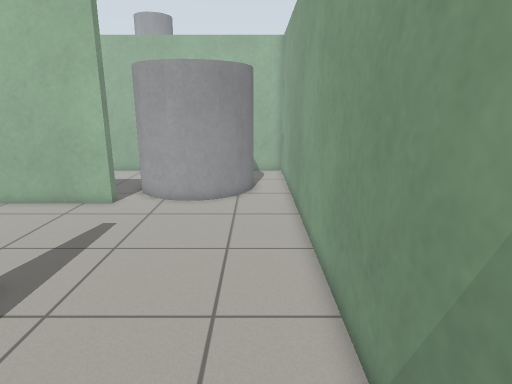
view 1 (above)

17 first-person views from a walk through a world built for the Gazebo simulator. The camera is 1.2 m above the floor, tilts 14° down and sees 75° across. The floor is counted in squares, 0.25 m on a side. Each view is taken from the middle of a square. On the plan, view 1 faces up. The plan holds only what a view shows up to about 20 squares ahead; the rest is blank. The place goes on beyond the plan.

view 2
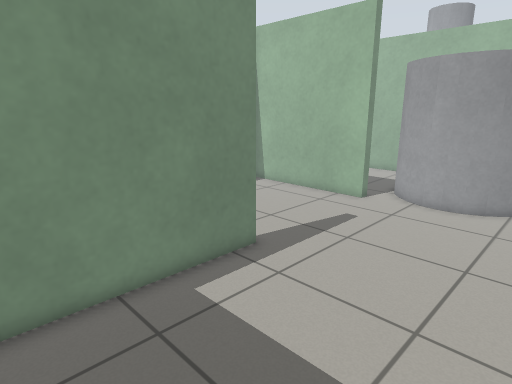

view 3
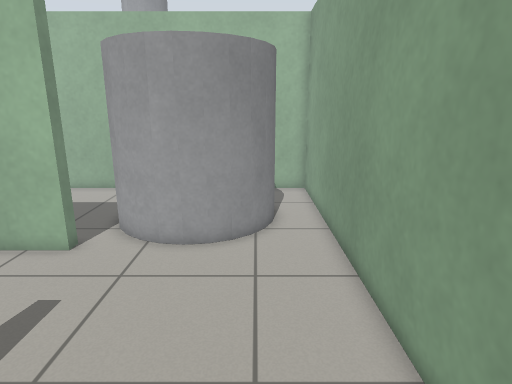

view 4
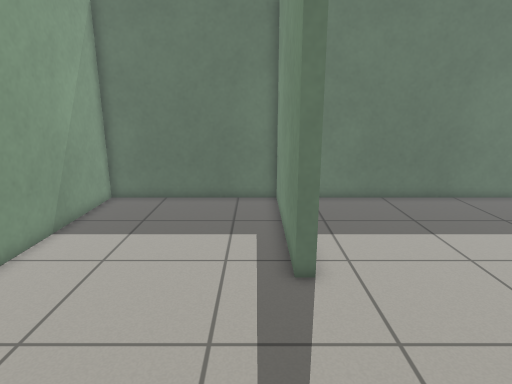

view 5
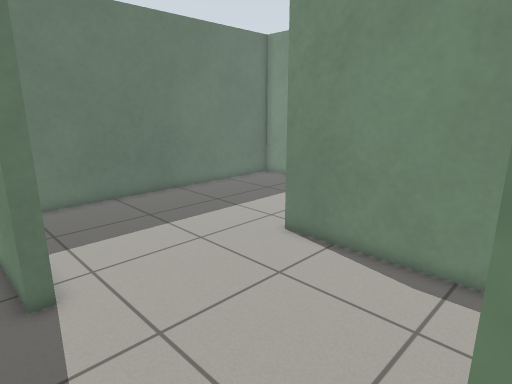

view 6
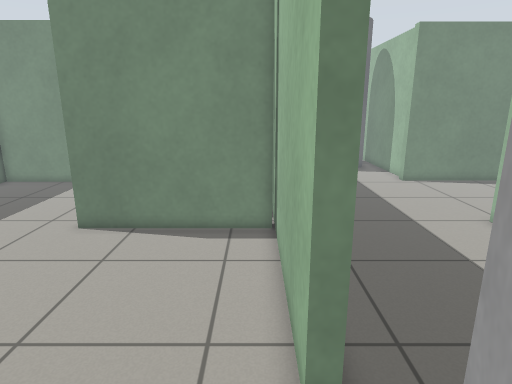

view 7
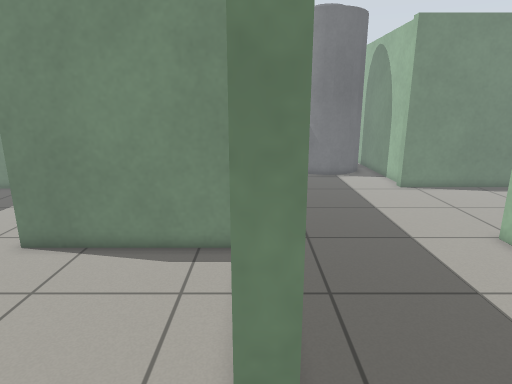

view 8
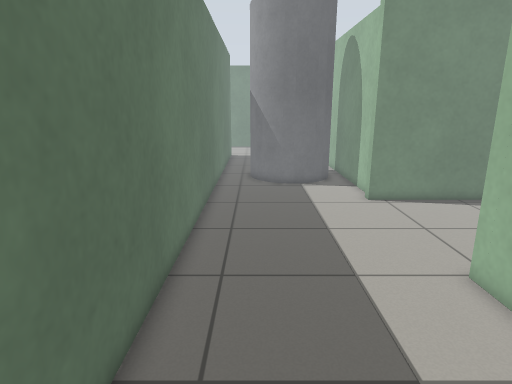

view 9
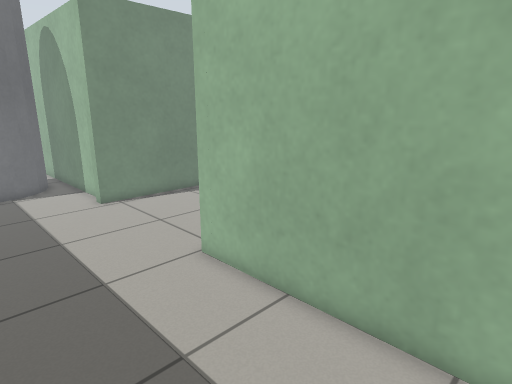

view 10
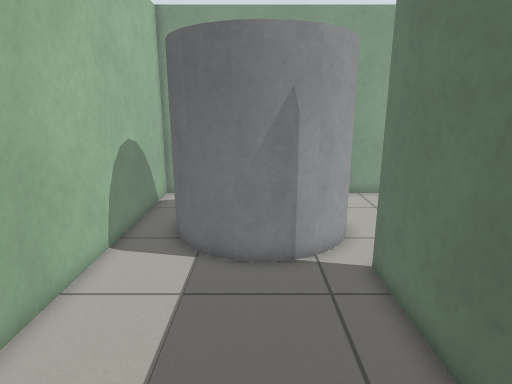

view 11
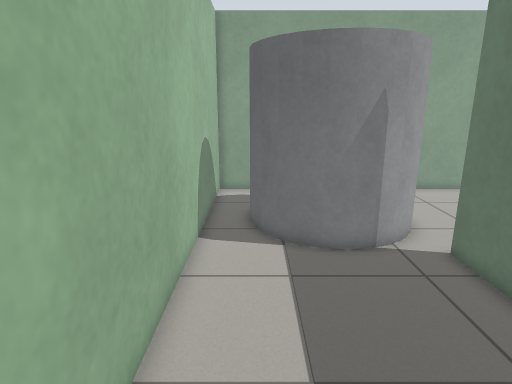

view 12
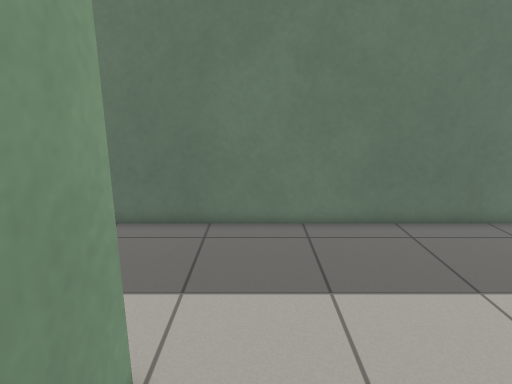

view 13
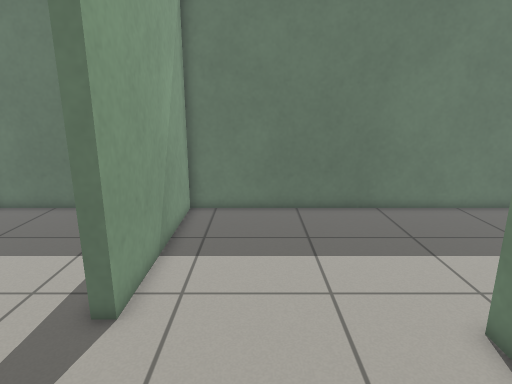

view 14
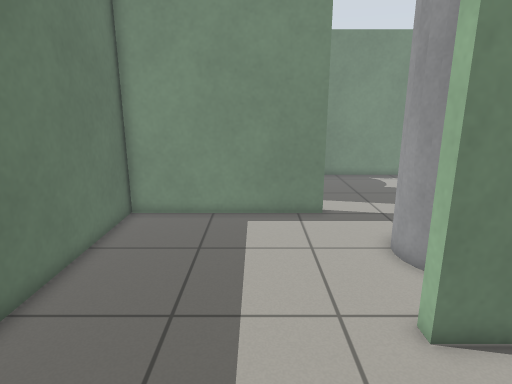

view 15
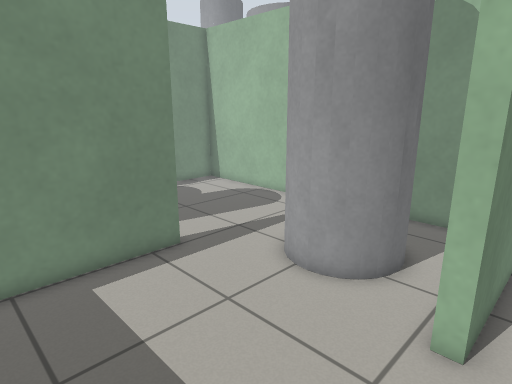

view 16
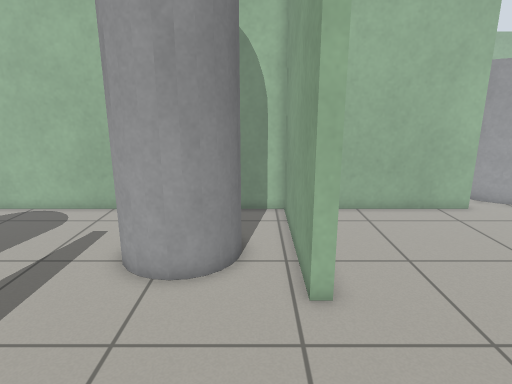

view 17
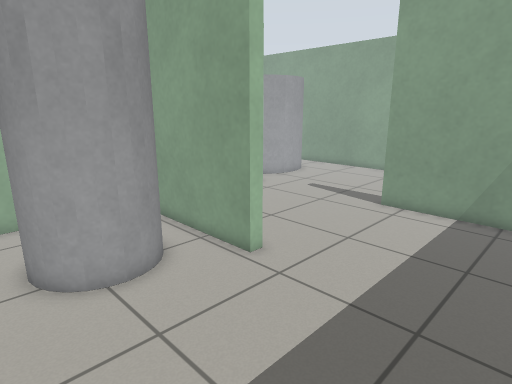

### Floor plan
Key: @ floor where view 1 was taken; # wall or solid block; . floor; C grey cylinder.
Columns run from 28 left of view 1 to 2 right of it. Each row starts with its distance up from view 1.
 32   #
 31   # ..   .
 30   # ...
 29   # .....  #
 28   # ...... #
 27   # .......#
 26 ### .......####################
 25 ..............................#
 24 .......................CC  ...#
 23 ......................C     ..#
 22 .....................C       .#
 21 .....................C      C.#
 20 .....................C      C.#
 19 .....................CC    C..#
 18 ......................CC CCC..#
 17 #####################...CC....#
 16 ....  . ...##.................#
 15 .......  ..##.................#
 14 .......  ..##.................#
 13 ......    .##.................#
 12 ......C  C.##.................#
 11 ......C  C.##.................#
 10 ......CCCC.##.................#
  9 ...........##.................#
  8    #................##........#
  7    #................##........#
  6    #................##........#
  5    #................##........#
  4    #................##........#
  3    #................##........#
  2    #................##........#
  1    #................##........#
  0    #................##......@.#
 -1    ############################

Where each view was taken, in squares from view 1:
view 1: 0 up, 0 right, facing up
view 2: 0 up, 1 right, facing up-left
view 3: 6 up, 1 left, facing up
view 4: 17 up, 6 left, facing down
view 5: 17 up, 6 left, facing down-left
view 6: 16 up, 3 left, facing left
view 7: 17 up, 5 left, facing left
view 8: 20 up, 8 left, facing left
view 9: 20 up, 8 left, facing up-left
view 10: 21 up, 17 left, facing right
view 11: 24 up, 18 left, facing right
view 12: 31 up, 19 left, facing down
view 13: 15 up, 11 left, facing down
view 14: 5 up, 10 left, facing left
view 15: 2 up, 15 left, facing up-left
view 16: 1 up, 18 left, facing up
view 17: 1 up, 24 left, facing up-right
